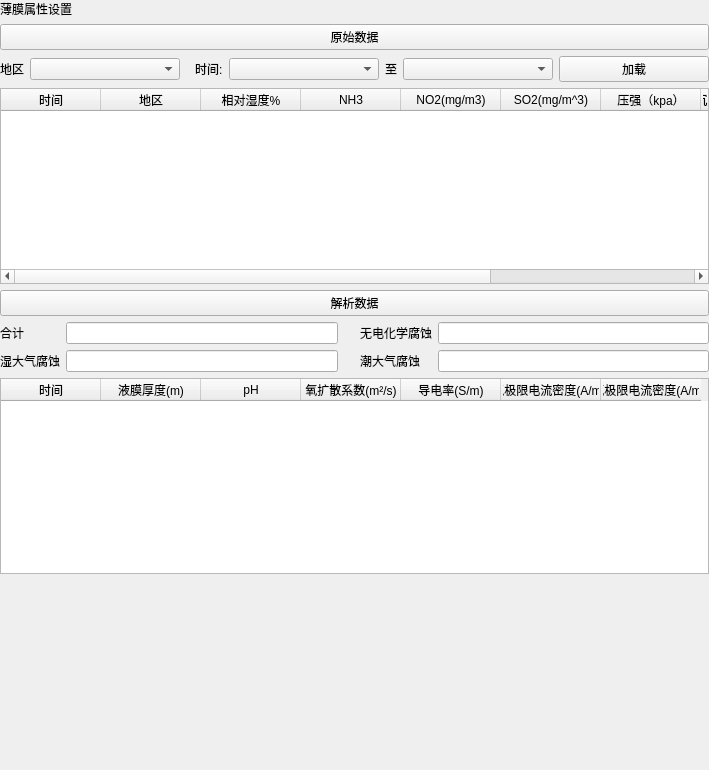
<?xml version="1.0" encoding="UTF-8"?>
<ui version="4.0">
 <class>ThinFilmSettingWidget</class>
 <widget class="QWidget" name="ThinFilmSettingWidget">
  <property name="geometry">
   <rect>
    <x>0</x>
    <y>0</y>
    <width>709</width>
    <height>770</height>
   </rect>
  </property>
  <property name="windowTitle">
   <string>Form</string>
  </property>
  <layout class="QVBoxLayout" name="verticalLayout">
   <property name="leftMargin">
    <number>0</number>
   </property>
   <property name="topMargin">
    <number>0</number>
   </property>
   <property name="rightMargin">
    <number>0</number>
   </property>
   <property name="bottomMargin">
    <number>0</number>
   </property>
   <item>
    <widget class="QLabel" name="label">
     <property name="text">
      <string>薄膜属性设置</string>
     </property>
    </widget>
   </item>
   <item>
    <widget class="QPushButton" name="pushButton_2">
     <property name="text">
      <string>原始数据</string>
     </property>
    </widget>
   </item>
   <item>
    <layout class="QHBoxLayout" name="horizontalLayout">
     <item>
      <widget class="QLabel" name="label_9">
       <property name="sizePolicy">
        <sizepolicy hsizetype="Fixed" vsizetype="Preferred">
         <horstretch>0</horstretch>
         <verstretch>0</verstretch>
        </sizepolicy>
       </property>
       <property name="text">
        <string>地区</string>
       </property>
      </widget>
     </item>
     <item>
      <widget class="QComboBox" name="comboBox"/>
     </item>
     <item>
      <spacer name="horizontalSpacer">
       <property name="orientation">
        <enum>Qt::Horizontal</enum>
       </property>
       <property name="sizeType">
        <enum>QSizePolicy::Fixed</enum>
       </property>
       <property name="sizeHint" stdset="0">
        <size>
         <width>9</width>
         <height>20</height>
        </size>
       </property>
      </spacer>
     </item>
     <item>
      <widget class="QLabel" name="label_2">
       <property name="sizePolicy">
        <sizepolicy hsizetype="Fixed" vsizetype="Preferred">
         <horstretch>0</horstretch>
         <verstretch>0</verstretch>
        </sizepolicy>
       </property>
       <property name="text">
        <string>时间:</string>
       </property>
      </widget>
     </item>
     <item>
      <widget class="QComboBox" name="comboBox_2"/>
     </item>
     <item>
      <widget class="QLabel" name="label_3">
       <property name="sizePolicy">
        <sizepolicy hsizetype="Fixed" vsizetype="Preferred">
         <horstretch>0</horstretch>
         <verstretch>0</verstretch>
        </sizepolicy>
       </property>
       <property name="text">
        <string>至</string>
       </property>
      </widget>
     </item>
     <item>
      <widget class="QComboBox" name="comboBox_3"/>
     </item>
     <item>
      <widget class="QPushButton" name="pushButton">
       <property name="text">
        <string>加载</string>
       </property>
      </widget>
     </item>
    </layout>
   </item>
   <item>
    <widget class="QTableWidget" name="tableWidget">
     <column>
      <property name="text">
       <string>时间</string>
      </property>
     </column>
     <column>
      <property name="text">
       <string>地区</string>
      </property>
     </column>
     <column>
      <property name="text">
       <string>相对湿度%</string>
      </property>
     </column>
     <column>
      <property name="text">
       <string>NH3</string>
      </property>
     </column>
     <column>
      <property name="text">
       <string>NO2(mg/m3)</string>
      </property>
     </column>
     <column>
      <property name="text">
       <string>SO2(mg/m^3)</string>
      </property>
     </column>
     <column>
      <property name="text">
       <string>压强（kpa）</string>
      </property>
     </column>
     <column>
      <property name="text">
       <string>Cl沉降率（mg/100cm2）</string>
      </property>
     </column>
     <column>
      <property name="text">
       <string>新建列</string>
      </property>
     </column>
     <column>
      <property name="text">
       <string>NaCl（mol/L)</string>
      </property>
     </column>
    </widget>
   </item>
   <item>
    <widget class="QPushButton" name="pushButton_3">
     <property name="text">
      <string>解析数据</string>
     </property>
    </widget>
   </item>
   <item>
    <layout class="QGridLayout" name="gridLayout">
     <item row="1" column="4">
      <widget class="QLineEdit" name="lineEdit_4"/>
     </item>
     <item row="0" column="4">
      <widget class="QLineEdit" name="lineEdit_3"/>
     </item>
     <item row="1" column="0">
      <widget class="QLabel" name="label_5">
       <property name="text">
        <string>湿大气腐蚀</string>
       </property>
      </widget>
     </item>
     <item row="0" column="3">
      <widget class="QLabel" name="label_6">
       <property name="text">
        <string>无电化学腐蚀</string>
       </property>
      </widget>
     </item>
     <item row="0" column="0">
      <widget class="QLabel" name="label_4">
       <property name="text">
        <string>合计</string>
       </property>
      </widget>
     </item>
     <item row="0" column="1">
      <widget class="QLineEdit" name="lineEdit"/>
     </item>
     <item row="1" column="3">
      <widget class="QLabel" name="label_7">
       <property name="text">
        <string>潮大气腐蚀</string>
       </property>
      </widget>
     </item>
     <item row="1" column="1">
      <widget class="QLineEdit" name="lineEdit_2"/>
     </item>
     <item row="0" column="2">
      <spacer name="horizontalSpacer_2">
       <property name="orientation">
        <enum>Qt::Horizontal</enum>
       </property>
       <property name="sizeType">
        <enum>QSizePolicy::Fixed</enum>
       </property>
       <property name="sizeHint" stdset="0">
        <size>
         <width>16</width>
         <height>20</height>
        </size>
       </property>
      </spacer>
     </item>
     <item row="1" column="2">
      <spacer name="horizontalSpacer_3">
       <property name="orientation">
        <enum>Qt::Horizontal</enum>
       </property>
       <property name="sizeType">
        <enum>QSizePolicy::Fixed</enum>
       </property>
       <property name="sizeHint" stdset="0">
        <size>
         <width>16</width>
         <height>20</height>
        </size>
       </property>
      </spacer>
     </item>
    </layout>
   </item>
   <item>
    <widget class="QTableWidget" name="tableWidget_2">
     <column>
      <property name="text">
       <string>时间</string>
      </property>
     </column>
     <column>
      <property name="text">
       <string>液膜厚度(m)</string>
      </property>
     </column>
     <column>
      <property name="text">
       <string>pH</string>
      </property>
     </column>
     <column>
      <property name="text">
       <string>氧扩散系数(m²/s)</string>
      </property>
     </column>
     <column>
      <property name="text">
       <string>导电率(S/m)</string>
      </property>
     </column>
     <column>
      <property name="text">
       <string>氢极限电流密度(A/m²)</string>
      </property>
     </column>
     <column>
      <property name="text">
       <string>氧极限电流密度(A/m²)</string>
      </property>
     </column>
    </widget>
   </item>
   <item>
    <spacer name="verticalSpacer">
     <property name="orientation">
      <enum>Qt::Vertical</enum>
     </property>
     <property name="sizeHint" stdset="0">
      <size>
       <width>20</width>
       <height>40</height>
      </size>
     </property>
    </spacer>
   </item>
  </layout>
 </widget>
 <resources/>
 <connections/>
</ui>
